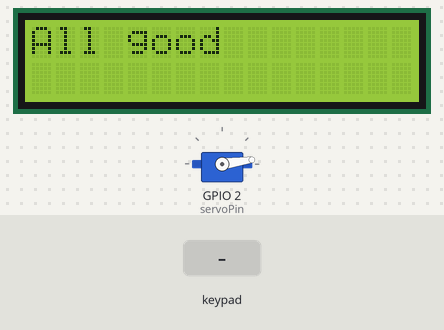
Bench run of a sketch on a simulated ESP32. Parts: 16×2 character LCD, servo. The inputs (shaded band) are chosen by the test bench. WiFi joins after 1.5 s; servers stay silent unless stated; the Firebase database answers and starts empty; what the sketch prints to the serial monitor is not drawn.

Above: at 2.8 s.
2.9 s: key '#' pressed
At 3.6 s:
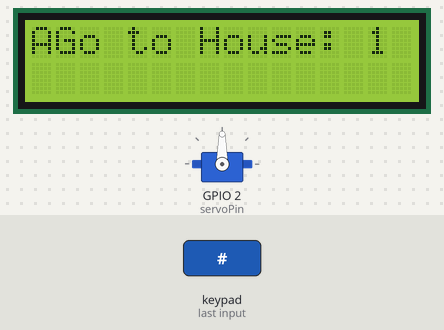
5.9 s: keypad keys 1 2 1 4 2 7 2 6 # pressed 0.4 s apart
At 10.8 s:
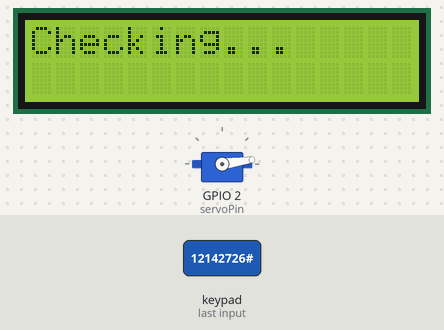
11.1 s: key 'A' pressed
At 11.9 s:
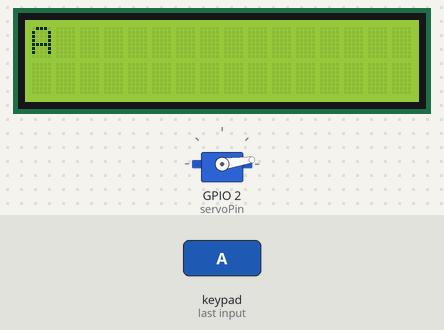
12.6 s: keypad keys 1 2 1 4 2 7 2 6 * pressed 0.4 s apart
At 17.0 s:
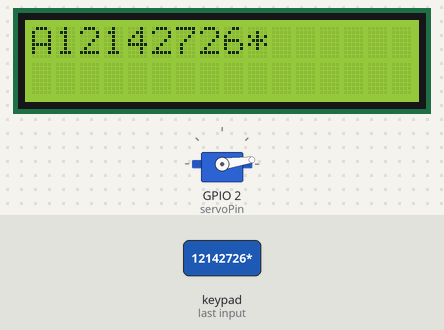
17.7 s: key 'B' pressed
At 18.7 s:
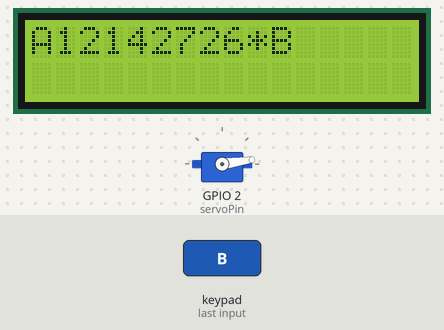
19.2 s: key 'C' pressed
At 19.5 s:
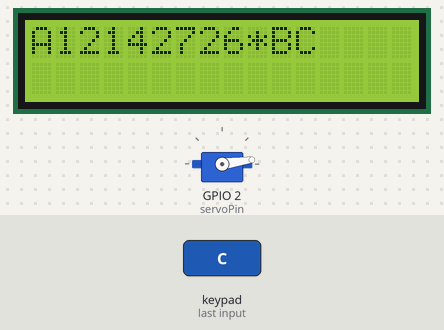
Timing chart, 0 to 21.7 s (numbered marks = the images above; inputs shaded):
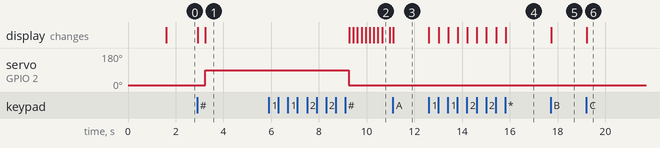

Measured:
- after the input at 2.9 s, servo on GPIO 2 (servoPin): 8° → 90° after 0.34 s; the display: first changes at once (image 1 shows a later state)
- after the input at 5.9 s, the display: first changes after 3.4 s (image 2 shows a later state)
- after the input at 11.1 s, the display: changes at once (image 3)
- after the input at 12.6 s, the display: first changes at once (image 4 shows a later state)
- after the input at 17.7 s, the display: changes at once (image 5)
- after the input at 19.2 s, the display: changes at once (image 6)

The sketch:

main.ino
```cpp
/*
  Daniel Cargar Mahyar @Vocast CEO

  Arduino code for IoT projcet DDU
*/

#include <Arduino.h>
#include "KeyPadESP.hpp"
#include "Database.hpp"
#include "Gate.hpp"
#include <LiquidCrystal_I2C.h>
#include <LiquidCrystal.h>

Database db = Database();
Gate gate = Gate();

unsigned long sendDataPrevMillis = 0;
float floatValue;
bool signupOK = false;

// set the LCD number of columns and rows
const int lcdColumns = 16;
const int lcdRows = 2;

// set LCD address, number of columns and rows
// if you don't know your display address, run an I2C scanner sketch
LiquidCrystal_I2C lcd(0x3F, lcdColumns, lcdRows);
// LiquidCrystal lcd(4, 5, 18, 19, 21, 22);

byte pin_rows[ROW_NUM] = {12, 14, 27, 26}; // GIOP18, GIOP5, GIOP17, GIOP16 connect to the row pins
byte pin_column[COLUMN_NUM] = {25, 33, 32, 35};  // GIOP4, GIOP0, GIOP2 connect to the column pins
KeyPadESP terminalPad = KeyPadESP(pin_rows, pin_column);

String code;

void setup() {
  Serial.begin(115200);
  setupLcdScreen();
  lcdReset();
  lcd.print("Servo Start");
  gate.setupServo();
  lcdReset();
  lcd.print("Database...");
  db.setupCon();
  lcdReset();
  lcd.print("All good");
}


void loop() {
  if (db.conReady()) {
    char keyFromUser = terminalPad.readKey();
    if (keyFromUser) {
      lcdReset();
      if (terminalPad.enterPressed()) {
        Serial.println(code);
        Serial.println("Checking Passwords");
        lcd.print("Checking...");
        String code1 = db.getHouse1Code();
        String code2 = db.getHouse2Code();
        int checkPass = handleCheckPassword(code, code1, code2);
        if (checkPass != 0) {
          lcdReset();
          lcd.print("Authorized");
          Serial.println("Authorized");
          lcd.setCursor(1,0);
          lcd.print("Go to House: " + String(checkPass));
          gate.open();
        } else {
          Serial.println("Wrong passwords");
          lcdReset();
          lcd.print("Wrong pass");
        }
        code = "";
      } else if (terminalPad.resetPassPressed()) {
        code = "";
      } else {
        code += keyFromUser;
        lcd.print(code);
        Serial.println(keyFromUser);
      }
    }
  } else {
    lcd.setCursor(0, 0);
  }
}

int handleCheckPassword(String USER_CODE, String HOUSE_1, String HOUSE_2) {
  if (USER_CODE == HOUSE_1)
    return 1;
  else if (USER_CODE == HOUSE_2)
    return 2;
  else
    return 0;
}

void setupLcdScreen() {
  // initialize LCD
  // lcd.begin(16, 2);
  lcd.init();
  // turn on LCD backlight
  lcd.backlight();
}

void lcdReset() {
   lcd.clear();
   lcd.setCursor(0,0);
}

// Function to scroll text
// The function acepts the following arguments:
// row: row number where the text will be displayed
// message: message to scroll
// delayTime: delay between each character shifting
// lcdColumns: number of columns of your LCD
void scrollText(int row, String message, int delayTime, int lcdColumns) {
  for (int i = 0; i < lcdColumns; i++) {
    message = " " + message;
  }
  message = message + " ";
  for (int pos = 0; pos < message.length(); pos++) {
    lcd.setCursor(0, row);
    lcd.print(message.substring(pos, pos + lcdColumns));
    delay(delayTime);
  }
}
```

Database.hpp
```cpp
#pragma once
#include <WiFi.h>
#include <Firebase_ESP_Client.h>
//Provide the token generation process info.
#include "addons/TokenHelper.h"
//Provide the RTDB payload printing info and other helper functions.
#include "addons/RTDBHelper.h"
// Insert your network credentials
#define WIFI_SSID "Waoo4920_8DSY"
#define WIFI_PASS "wtkm4348"

// Insert Firebase project API Key
#define API_KEY "AIzaSyCEVmy83es4KlCdI3qKDmXr5eDln0EIRrQ"

// Insert RTDB URLefine the RTDB URL */
#define DATABASE_URL "https://ddu-iot-default-rtdb.europe-west1.firebasedatabase.app/"

FirebaseData fbdo;
FirebaseAuth auth;
FirebaseConfig config;

class Database {
  private:
    bool signupOK;
    unsigned long sendDataPrevMillis = 0;
  public:
    Database() {
      this->signupOK = false;
    }

    void setupCon() {
      WiFi.begin(WIFI_SSID, WIFI_PASS);
      Serial.print("Connecting to Wi-Fi");
      while (WiFi.status() != WL_CONNECTED) {
        Serial.print(".");
        delay(300);
      }
      Serial.println();
      Serial.print("Connected with IP: ");
      Serial.println(WiFi.localIP());
      Serial.println();

      /* Assign the api key (required) */
      config.api_key = API_KEY;

      /* Assign the RTDB URL (required) */
      config.database_url = DATABASE_URL;

      /* Sign up */
      if (Firebase.signUp(&config, &auth, "", "")) {
        Serial.println("ok");
        signupOK = true;
      } else {
        Serial.printf("%s\n", config.signer.signupError.message.c_str());
      }

      /* Assign the callback function for the long running token generation task */
      config.token_status_callback = tokenStatusCallback; //see addons/TokenHelper.h

      Firebase.begin(&config, &auth);
      Firebase.reconnectWiFi(true);
    }

    bool conReady() {
      return (Firebase.ready() && signupOK);
    }

    String getHouse1Code() {
        Serial.println("Getting data for house 1: ");
        if (Firebase.RTDB.getString(&fbdo, "/houses/house-1/password")) {
          if (fbdo.dataType() == "string") {
            String stringData = fbdo.stringData();
            Serial.println(stringData);
            return stringData;
          } else {
            String nul = "";
            return nul;
          }
        } else {
          Serial.println(fbdo.errorReason());
          String nul = "";
          return nul;
        }

    }

    String getHouse2Code() {
        Serial.println("Getting data for house 2: ");
        if (Firebase.RTDB.getString(&fbdo, "/houses/house-2/password")) {
          if (fbdo.dataType() == "string") {
            String stringData = fbdo.stringData();
            Serial.println("Getting data for house 2: ");
            Serial.println(stringData);
            return stringData;
          } else {
            String nul = "";
            return nul;
          }
        } else {
          Serial.println(fbdo.errorReason());
          String nul = "";
          return nul;
        }
    }
};
```

Gate.hpp
```cpp
#pragma once
#include <ESP32Servo.h>

enum Gate_state {
  GATE_CLOSED = 8,
  GATE_OPENED = 90
};

class Gate {
  private:
    Servo *servo;
    const int servoPin = 2;
    bool openGate;
  public:
    Gate(){
      servo = new Servo();
    }

    void setupServo() {
      // Allow allocation of all timers
      ESP32PWM::allocateTimer(0);
      ESP32PWM::allocateTimer(1);
      ESP32PWM::allocateTimer(2);
      ESP32PWM::allocateTimer(3);
      servo->setPeriodHertz(50);    // standard 50 hz servo
      servo->attach(servoPin, 500, 2400); // attaches the servo on pin 18 to the servo object
      servo->write(GATE_CLOSED);
    }

    void open(){
      servo->write(GATE_OPENED);
      delay(6000);
      servo->write(GATE_CLOSED);
    }
};
```

KeyPadESP.hpp
```cpp
#pragma once
#include <Keypad.h>
#define ROW_NUM     4 // four rows
#define COLUMN_NUM  4 // three columns

enum Terminal_State {
  PASS_ENTER,
  PASS_RESET,
  PASS_WRITE,
  PASS_PROGRESS
};

class KeyPadESP {
  private:
      Keypad *terminalPad;
      char current;
      Terminal_State state;
      char keys[ROW_NUM][COLUMN_NUM] = {
        {'1', '2', '3', 'A'},
        {'4', '5', '6', 'B'},
        {'7', '8', '9', 'C'},
        {'*', '0', '#', 'D'}
      };
  public:
    KeyPadESP(byte *pin_rows, byte *pin_column) {
      this->terminalPad = new Keypad( makeKeymap(this->keys), pin_rows, pin_column, ROW_NUM, COLUMN_NUM );
      this->current = '\0';
      this->state = PASS_WRITE;
    }
    ~KeyPadESP(){
      delete terminalPad;
    }

    char readKey(){
      char tempChar = terminalPad->getKey();
      this->state = PASS_WRITE;
      this->current = tempChar;
      return tempChar;
    }

    bool enterPressed(){
      this->state = PASS_ENTER;
      return this->current == '#';
    }

    bool resetPassPressed(){
      char tempChar = terminalPad->getKey();
      this->state = PASS_WRITE;
      this->current = tempChar;
      return tempChar == '*';
    }

};
```
